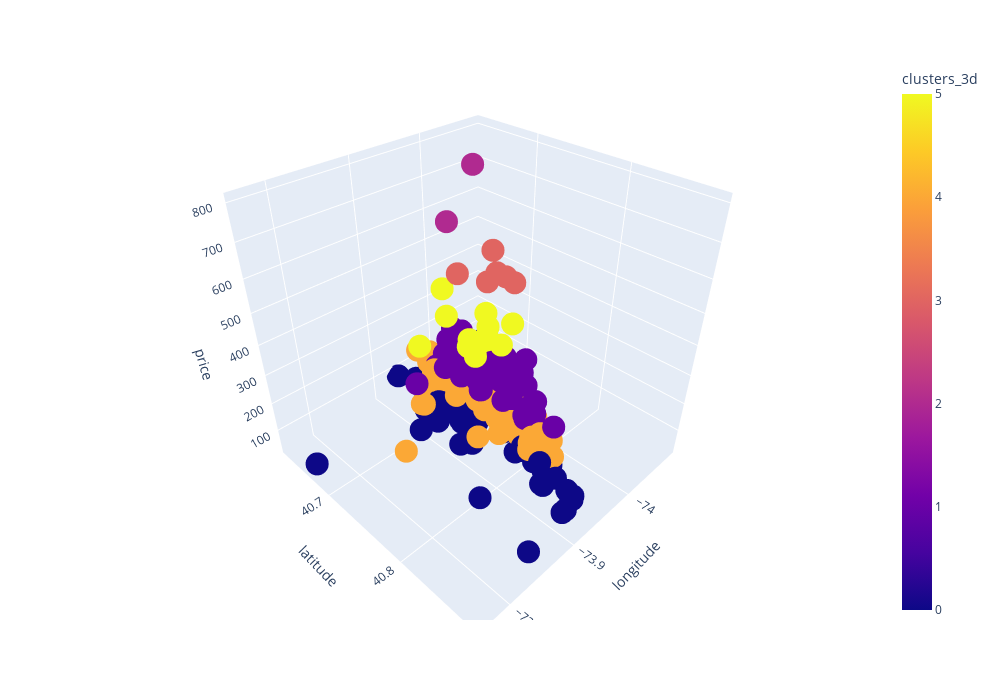

The code cell stored with this chart in its notebook:
### Code cell
import plotly
import plotly.express as px

fig = px.scatter_3d(
    data_frame=df, 
    x = 'longitude', 
    y = 'latitude', 
    z = 'price', 
    color='clusters_3d', 

    width=1000,
    height=700
)

fig.show()

### Figure 1 — Plotly figure (JSON) as saved in the notebook; plotly's stock layout.template omitted (floating-point values rounded to 4 significant figures; data arrays with more than 128 entries replaced by an {"elided": "..."} marker saying what was removed)
{"data": [{"hovertemplate": "longitude=%{x}<br>latitude=%{y}<br>price=%{z}<br>clusters_3d=%{marker.color}<extra></extra>", "legendgroup": "", "marker": {"color": {"elided": "350 int values"}, "coloraxis": "coloraxis", "symbol": "circle"}, "mode": "markers", "name": "", "scene": "scene", "showlegend": false, "type": "scatter3d", "x": {"elided": "350 float values"}, "y": {"elided": "350 float values"}, "z": {"elided": "350 int values"}}], "layout": {"coloraxis": {"colorbar": {"title": {"text": "clusters_3d"}}, "colorscale": [[0, "#0d0887"], [0.1111, "#46039f"], [0.2222, "#7201a8"], [0.3333, "#9c179e"], [0.4444, "#bd3786"], [0.5556, "#d8576b"], [0.6667, "#ed7953"], [0.7778, "#fb9f3a"], [0.8889, "#fdca26"], [1, "#f0f921"]]}, "height": 700, "legend": {"tracegroupgap": 0}, "margin": {"t": 60}, "scene": {"domain": {"x": [0, 1], "y": [0, 1]}, "xaxis": {"title": {"text": "longitude"}}, "yaxis": {"title": {"text": "latitude"}}, "zaxis": {"title": {"text": "price"}}}, "width": 1000}}
